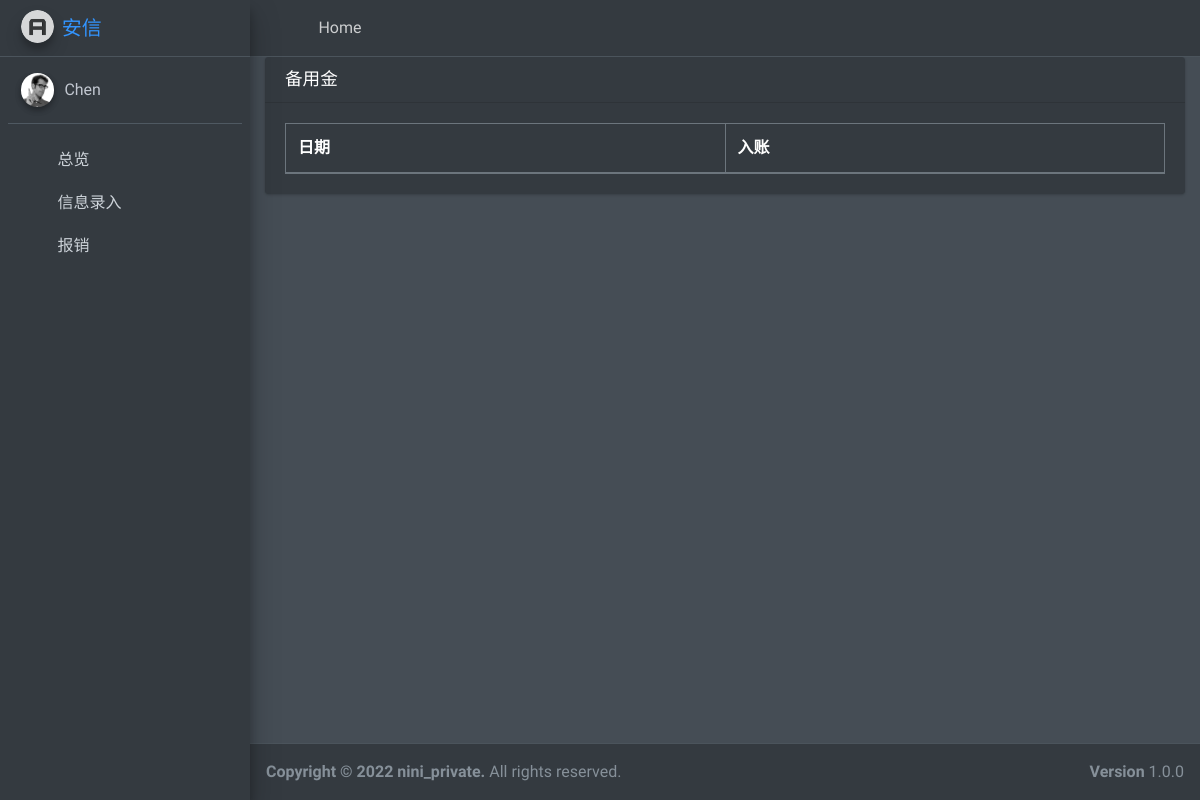
/back_money_table, run on an earlier commit of the app's database.
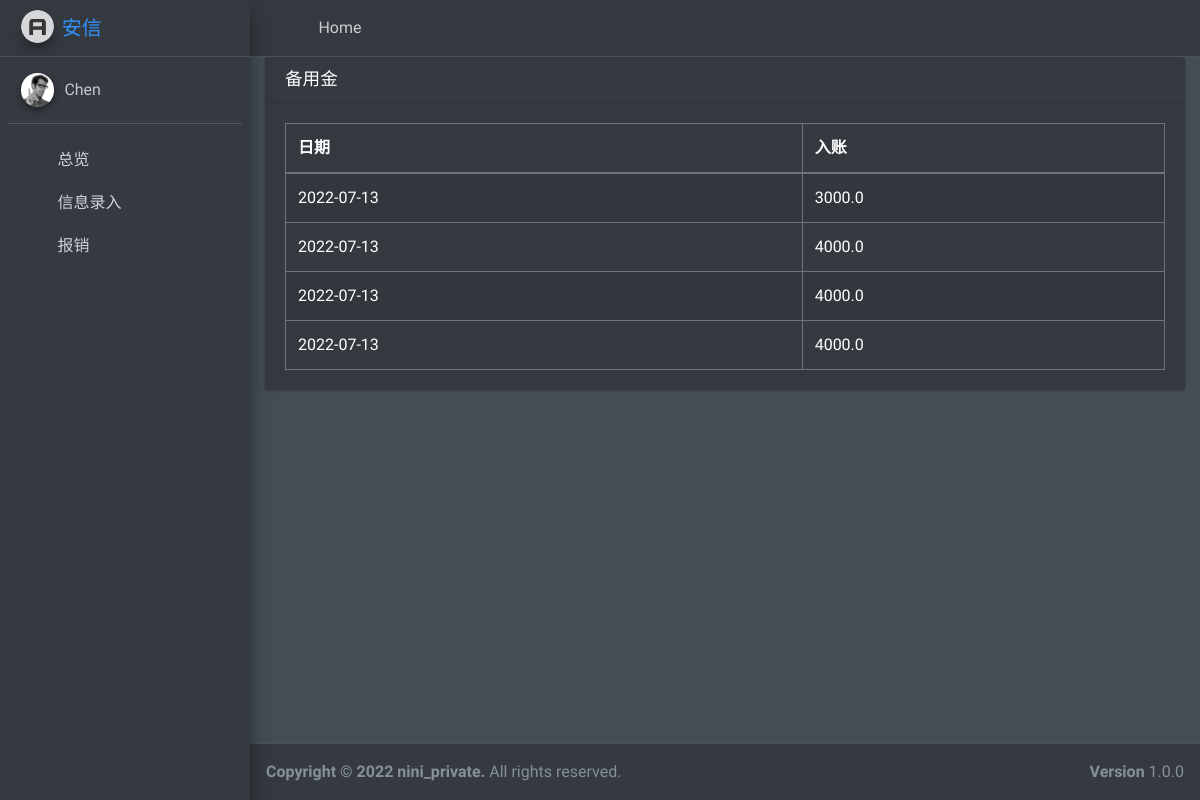
And on a later commit of the database.
### CMDB/models.py (models this page shows, shortened)
class back_money(models.Model):
    日期 = models.DateField(null=True, blank=True)
    入账 = models.FloatField()

### CMDB/views.py (the view)
# urls.py: path('back_money_table', views.back_money_table, name='back_money_table'),
def back_money_table(request):
    messages = back_money.objects.all()
    for date in messages:
        date.日期 = date.日期.strftime("%Y-%m-%d")
    return render(request, 'back_money_table.html', context={
        'back_money_table': messages})

### CMDB/templates/back_money_table.html (shortened to what this page needs)
{% extends "base.html" %}
{% block content %}
   <div class="col-12">
            <div class="card">
              <div class="card-header">
                <h3 class="card-title">备用金</h3>
              </div>
              <div class="card-body">
                <table id="example1" class="table table-bordered table-striped">
                  <thead>
                  <tr>
                      <th>日期</th>
                      <th>入账</th>
                  </tr>
                  </thead>
                  {% for message in back_money_table %}
                      <tr>
                          <td>{{ message.日期 }}</td>
                          <td>{{ message.入账 }}</td>
                      </tr>
                  {% endfor %}
                </table>
              </div>
            </div>
          </div>
{% endblock content %}

What changed in the data, as far as the page shows it:
added back_money: 日期 "2022-07-13", 入账 "3000.0"
added back_money: 日期 "2022-07-13", 入账 "4000.0"
added back_money: 日期 "2022-07-13", 入账 "4000.0"
added back_money: 日期 "2022-07-13", 入账 "4000.0"
